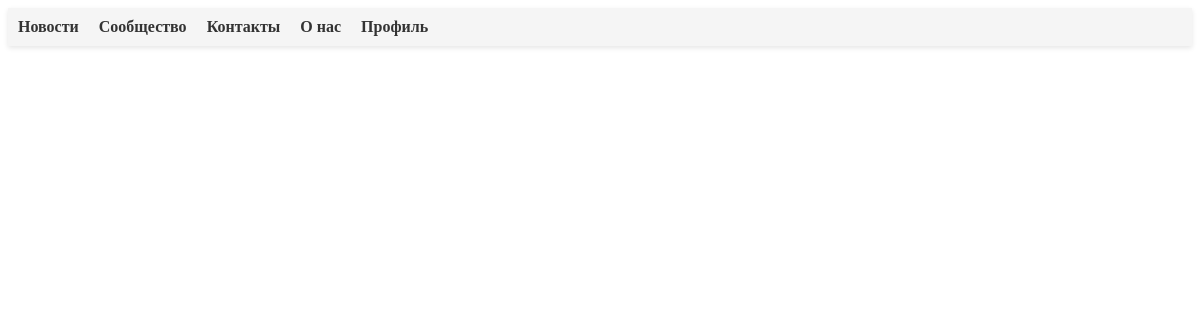
Before: / with the older database file.
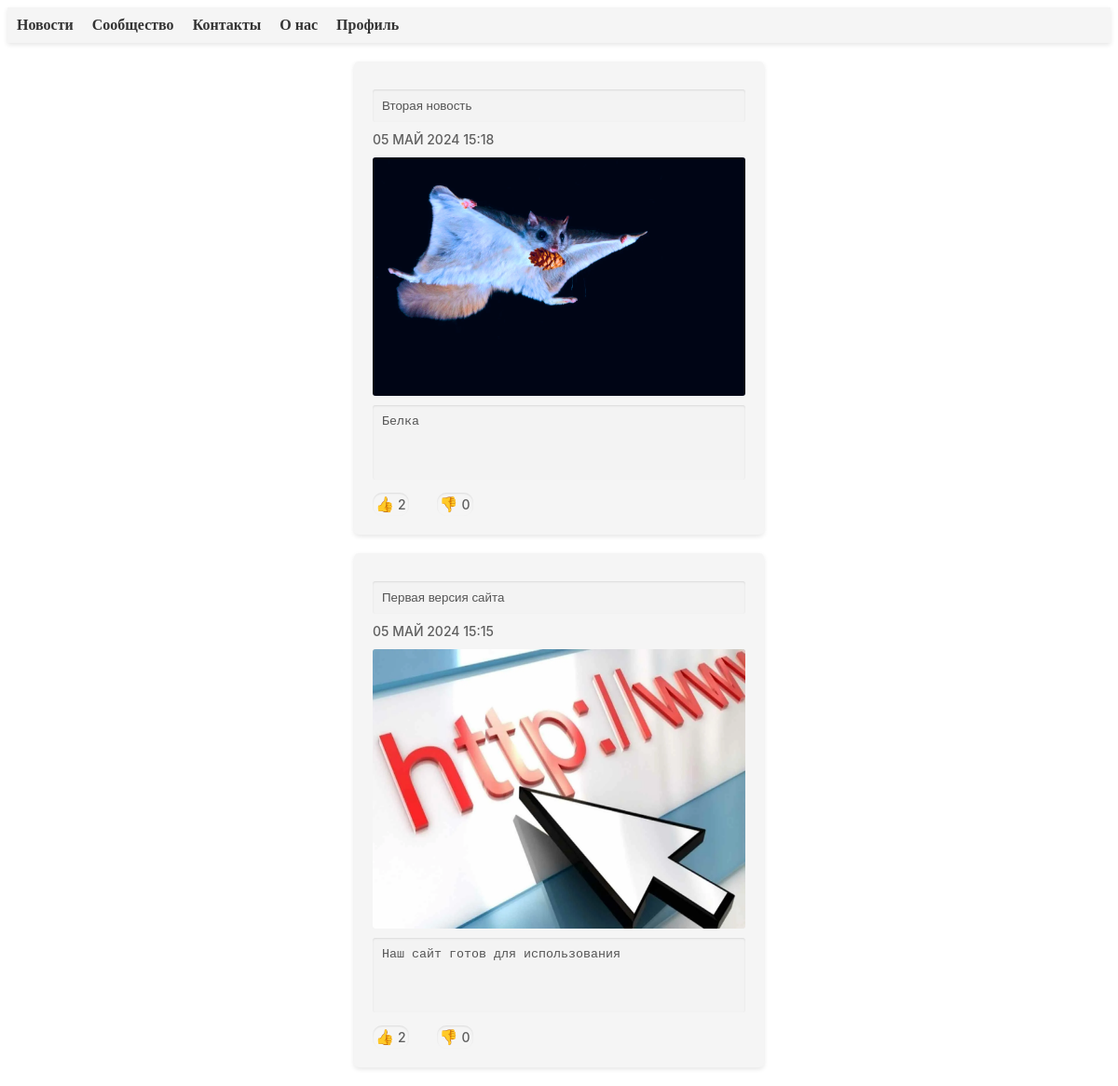
After: the same page with the newer database file.
### app.py (models this page shows)
class News(Base):
    __tablename__ = 'news'
    id = Column(Integer, primary_key=True)
    title = Column(String, nullable=False)
    date = Column(String, nullable=False)
    image = Column(String, nullable=True)
    content = Column(String, nullable=False)
    likes = Column(String, nullable=True)

### app.py (the view, shortened to what this page needs)
@app.route("/", methods=['GET', 'POST'])
def home_page():
    user_metadata = session.query(Auth).filter_by(id=current_user.get_id()).first()
    ls = []
    for news in list(session.query(News).filter_by()):
        ls.append([news, news.likes.count('+'), news.likes.count('-')])
        print('start', news.likes, 'end')
    ls.reverse()
    rights = user_metadata.admin_access if user_metadata else False
    return render_template("home_page.html", ls=ls, is_not_void=len(ls), rights=rights)

### templates/home_page.html (shortened to what this page needs)
{% extends "base.html" %}
{% block style %}
<link rel="stylesheet" href="{{url_for('static', filename='css/input_style.css')}}">
<link rel="stylesheet" href="{{url_for('static', filename='css/text_area_style.css')}}">
<link rel="stylesheet" href="{{url_for('static', filename='css/image.css')}}">
{% endblock %}
{% block content %}
{% if is_not_void %}
    {% for el in ls %}
        <form>
            <input type="text" name="ntitle" value="{{ el[0].title }}" maxlength="32" disabled>
            <label for="content">{{ el[0].date }}</label>
            <img src="static/images/{{el[0].image}}">
            <textarea type="textarea" name="content" rows="4" maxlength="256" disabled>{{ el[0].content }}</textarea>
            <btn>
                <a href="like_news/{{el[0].id}}/+" class="likebutton">👍 <label>{{el[1]}}</label></a>
                <a href="like_news/{{el[0].id}}/-" class="likebutton">👎 <label>{{el[2]}}</label></a>
            </btn>
        </form>
    {% endfor %}
{% endif %}
{% endblock %}

### templates/base.html (shortened to what this page needs)
<!DOCTYPE html>
<html lang="ru">
<head>
    <link rel="stylesheet" href="{{url_for('static', filename='css/main.css')}}">
    {% block style %} {% endblock %}
</head>
<body>
    <header>
        <nav> <ul>
                <li><a href="/">Новости</a></li>
                <li><a href="/community">Сообщество</a></li>
                <li><a href="/contact_us">Контакты</a></li>
                <li><a href="/about_us">О нас</a></li>
                <li><a href="/profile">Профиль</a></li>
        </ul> </nav>
    </header>
    {% block content %} {% endblock %}
</body>
</html>

### static/css/main.css (style rules this page uses)
form { width: 400px; margin: 20px auto; background-color: #f5f5f5; padding: 20px; border-radius: 5px; box-shadow: 0 2px 5px rgba(0, 0, 0, 0.1); }
header { background-color: #f5f5f5; padding: 10px; box-shadow: 0 2px 5px rgba(0, 0, 0, 0.1); }
nav ul { list-style: none; margin: 0; padding: 0; display: flex; justify-content: left; }
nav li { margin-right: 20px; }
nav a { color: #333; text-decoration: none; font-weight: bold; }

### static/css/input_style.css (style rules this page uses)
input[type="text"], input[type="password"], input[type="submit"], input[type="email"], input[type="tel"], input[type="date"] { width: -webkit-fill-available; padding: 10px; margin-bottom: 10px; margin-top: 10px; border: none; border-radius: 3px; box-shadow: inset 0 1px 2px rgba(0, 0, 0, 0.1); }
btn { display: flex; justify-content: flex-start; }
a { color: #337ab7; text-decoration: none; }
label { font-family: -apple-system, BlinkMacSystemFont, "Segoe UI", Roboto, Oxygen, Ubuntu, Cantarell, "Open Sans", "Helvetica Neue", sans-serif; text-shadow: none; font-weight: 500; font-size: 14px; color: #5f5f5f; text-decoration: none; }

### static/css/text_area_style.css (style rules this page uses)
textarea { width: -webkit-fill-available; padding: 10px; margin-bottom: 10px; border: none; border-radius: 3px; box-shadow: inset 0 1px 2px rgba(0, 0, 0, 0.1); resize: none; }

### static/css/image.css (style rules this page uses)
img { display: block; max-width: -webkit-fill-available; height: auto; margin-bottom: 10px; margin-top: 10px; border: none; border-radius: 3px; box-shadow: inset 0 1px 2px rgba(0, 0, 0, 0.1); }

### templates/home_page.html (style rules this page uses)
.likebutton { padding: 3px; border: none; border-radius: 10px; box-shadow: inset 0 1px 2px rgba(0, 0, 0, 0.1); margin-right: 30px; text-decoration: none; text-align: center; cursor: pointer; }

Changed rows visible on the page:
added News: ntitle "Вторая новость", date "05 МАЙ 2024 15:18", image (picture), content "Белка", id "2", el "0"
added News: ntitle "Первая версия сайта", date "05 МАЙ 2024 15:15", image (picture), content "Наш сайт готов для использования", el "2", el "0"
